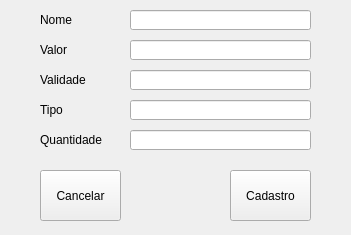
<?xml version="1.0" encoding="UTF-8"?>
<ui version="4.0">
 <class>cadastro_Funcionario</class>
 <widget class="QWidget" name="cadastro_Funcionario">
  <property name="geometry">
   <rect>
    <x>0</x>
    <y>0</y>
    <width>351</width>
    <height>235</height>
   </rect>
  </property>
  <property name="windowTitle">
   <string>Form</string>
  </property>
  <widget class="QLabel" name="Nome_Fornecedor">
   <property name="geometry">
    <rect>
     <x>40</x>
     <y>40</y>
     <width>91</width>
     <height>20</height>
    </rect>
   </property>
   <property name="text">
    <string>Valor</string>
   </property>
  </widget>
  <widget class="QLineEdit" name="search_name">
   <property name="geometry">
    <rect>
     <x>130</x>
     <y>40</y>
     <width>181</width>
     <height>20</height>
    </rect>
   </property>
  </widget>
  <widget class="QLabel" name="Telefone_Fornecedor">
   <property name="geometry">
    <rect>
     <x>40</x>
     <y>70</y>
     <width>101</width>
     <height>20</height>
    </rect>
   </property>
   <property name="text">
    <string>Validade</string>
   </property>
  </widget>
  <widget class="QLineEdit" name="search_telefone">
   <property name="geometry">
    <rect>
     <x>130</x>
     <y>70</y>
     <width>181</width>
     <height>20</height>
    </rect>
   </property>
  </widget>
  <widget class="QLabel" name="Email_Fornecedor">
   <property name="geometry">
    <rect>
     <x>40</x>
     <y>100</y>
     <width>91</width>
     <height>20</height>
    </rect>
   </property>
   <property name="text">
    <string>Tipo</string>
   </property>
  </widget>
  <widget class="QLineEdit" name="search_Email">
   <property name="geometry">
    <rect>
     <x>130</x>
     <y>100</y>
     <width>181</width>
     <height>20</height>
    </rect>
   </property>
  </widget>
  <widget class="QLabel" name="CNPJ_Fornecedor">
   <property name="geometry">
    <rect>
     <x>40</x>
     <y>130</y>
     <width>91</width>
     <height>20</height>
    </rect>
   </property>
   <property name="text">
    <string>Quantidade</string>
   </property>
  </widget>
  <widget class="QLineEdit" name="search_cpf">
   <property name="geometry">
    <rect>
     <x>130</x>
     <y>130</y>
     <width>181</width>
     <height>20</height>
    </rect>
   </property>
  </widget>
  <widget class="QPushButton" name="cancelar_button">
   <property name="geometry">
    <rect>
     <x>40</x>
     <y>170</y>
     <width>81</width>
     <height>51</height>
    </rect>
   </property>
   <property name="styleSheet">
    <string notr="true">image: url(:cliente/logo_cliente/cliente.png)</string>
   </property>
   <property name="text">
    <string>Cancelar</string>
   </property>
   <property name="icon">
    <iconset>
     <normaloff>:/logo_excluir/excluir.png</normaloff>:/logo_excluir/excluir.png</iconset>
   </property>
  </widget>
  <widget class="QPushButton" name="cadastroCli_button">
   <property name="geometry">
    <rect>
     <x>230</x>
     <y>170</y>
     <width>81</width>
     <height>51</height>
    </rect>
   </property>
   <property name="styleSheet">
    <string notr="true">image: url(:/logo_cadastro/cadastrar.png)</string>
   </property>
   <property name="text">
    <string>Cadastro</string>
   </property>
   <property name="icon">
    <iconset>
     <normaloff>:/logo_cadastro/cadastrar.png</normaloff>:/logo_cadastro/cadastrar.png</iconset>
   </property>
  </widget>
  <widget class="QLabel" name="ID_Fornecedor">
   <property name="geometry">
    <rect>
     <x>40</x>
     <y>10</y>
     <width>91</width>
     <height>20</height>
    </rect>
   </property>
   <property name="text">
    <string>Nome </string>
   </property>
  </widget>
  <widget class="QLineEdit" name="search_name_2">
   <property name="geometry">
    <rect>
     <x>130</x>
     <y>10</y>
     <width>181</width>
     <height>20</height>
    </rect>
   </property>
  </widget>
 </widget>
 <resources/>
 <connections/>
</ui>
